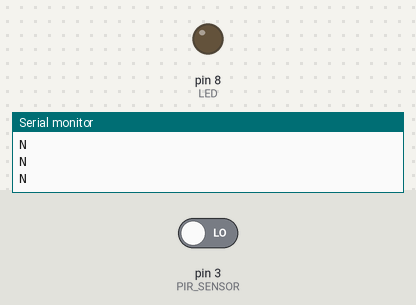
A sketch run on a simulated Arduino Uno, built with avr-gcc and run on an emulated ATmega328P. Parts: output pins drawn as LEDs (lit = HIGH), the last lines printed to the serial monitor. The inputs (shaded band) are chosen by the test bench; at power-on: pin 3 (PIR_SENSOR) LOW.

Above: at 1.2 s.
1.3 s: pin 3 (PIR_SENSOR) driven HIGH
At 2.4 s:
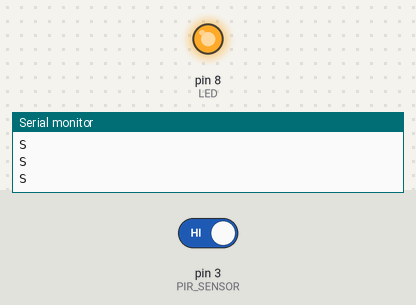
2.9 s: pin 3 (PIR_SENSOR) driven LOW
At 3.7 s:
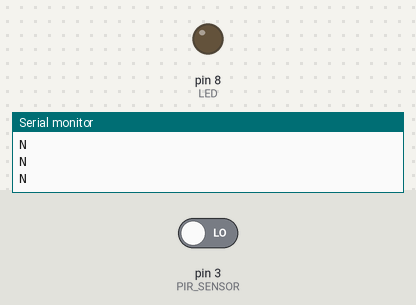
Timing chart, 0 to 5.9 s (numbered marks = the images above; inputs shaded):
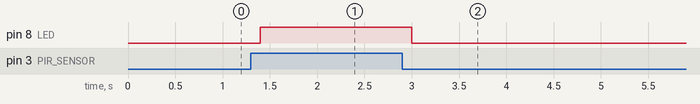

Measured:
- after the input at 1.3 s, pin 8 (LED): LOW → HIGH after 0.10 s
- after the input at 2.9 s, pin 8 (LED): HIGH → LOW after 0.10 s

The sketch:

PIR_Mail.ino
```cpp
#define PIR_SENSOR 3
#define LED 8
void setup() {
  pinMode(PIR_SENSOR, INPUT);
  pinMode(LED, OUTPUT);
  Serial.begin(9600);
}

void loop() {
  if (digitalRead(PIR_SENSOR) == HIGH){
    digitalWrite(LED, HIGH);
    Serial.println("S");
  }else{
    digitalWrite(LED, LOW);
    Serial.println("N");
   }
  delay(200);
}
```
